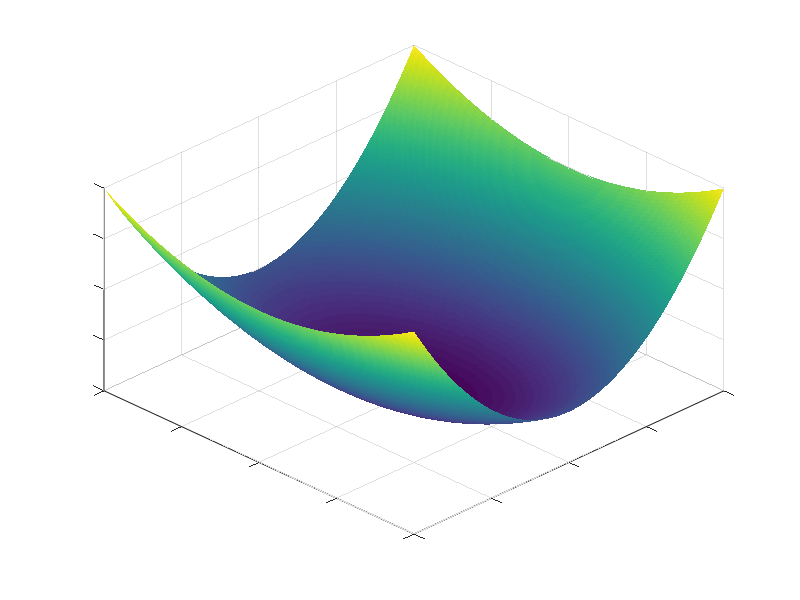

This chart was generated by the following MATLAB code: (Note: this script raises an error after producing the figure.)
close all
clear all

d=10;

x=-d:.1:d;

[xx,yy]=meshgrid(x,x);

f1=xx.^2+3*yy.^2;
f2=exp(-(xx.^2/20+.3*yy.^2))-2*exp(-((xx+1).^2/8+3*(yy+5).^2/10))-exp(-((xx-2).^2/20+3*(yy-4).^2/30))-xx/50+sin(yy)/8+cos(xx)/10;

h(1)=figure;
hs=surf(xx,yy,f1);

view([45,45])
set(hs,'edgecolor','none')
set(gca,'fontsize',14)
set(gca,'xticklabel',[],'yticklabel',[],'zticklabel',[])
lighting phong

h(2)=figure;
hs=surf(xx,yy,f2);

view([45,45])
set(hs,'edgecolor','none')
set(gca,'fontsize',14)
set(gca,'xticklabel',[],'yticklabel',[],'zticklabel',[])
lighting phong

copydir=[];
PrintFigure(h(1),'epspdf','Convex',copydir,{'PaperPosition',[0,0,13,11],'PaperSize',[13,11]})
PrintFigure(h(2),'epspdf','NotConvex',copydir,{'PaperPosition',[0,0,13,11],'PaperSize',[13,11]})

